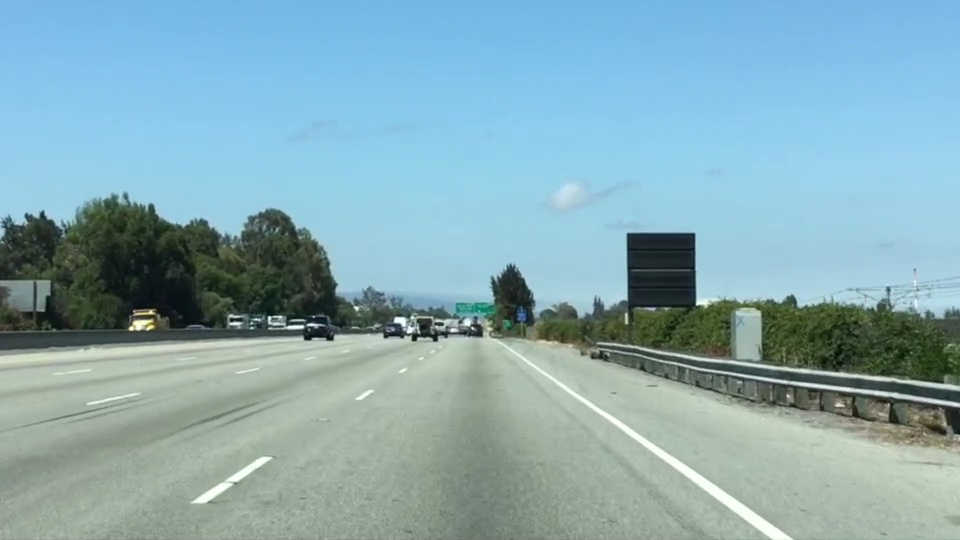
#> input picture data/image_lane_c.jpg, 960 x 540 px, given in place of test5.mp4, which was not available
$ jupyter execute --allow-errors '2_1_Detección_de_Carriles_Equipo14.ipynb'   (text cells are left out)
#> lines starting #> are read from the running program, lines starting #| are printed output that depends on the picture; after the words box and inside, x2 and y2 are one past the last pixel; in counts of white or black regions, pixels touching at a corner belong together; pictures that were not available may be replaced by others from this repository, and a replacement may not be noted
[cell 1]
import numpy as np
import cv2

[cell 2]
size=(1000,500) # Tamaño de los frames
file="test5.mp4" # Nombre del video a ejecutar

[cell 3]
cap = cv2.VideoCapture(file) #Captura de video.
ret, frame = cap.read()
#> frame is the input picture: shape (540, 960, 3); mean B, G, R 179.2, 171.1, 135.5
img=cv2.resize(frame,(size), interpolation = cv2.INTER_AREA)
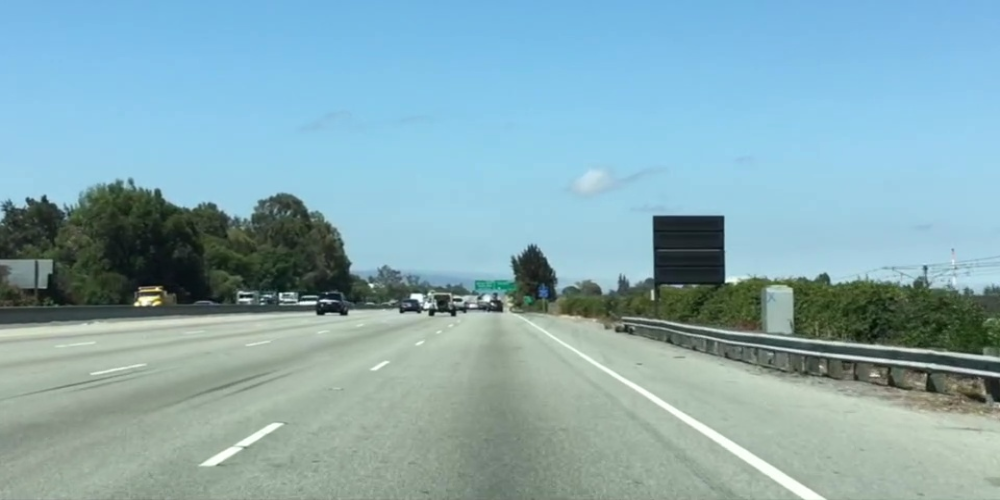
#> img: shape (500, 1000, 3); mean B, G, R 179.1, 171.1, 135.4

xx=[] # Lista para guardar las coordenadas en x
yy=[] # Lista para guardar las coordienadas en y

# Funcion para dibujar circulos de radio 10 en la imagen para indicar los limites.
def draw_circle(event,x,y,flags,param):
    if event == cv2.EVENT_LBUTTONDBLCLK:
        cv2.circle(img,(x,y),10,(255,0,0),-1)
        xx.append(x)
        yy.append(y)

cv2.namedWindow('Selecciona los 4 puntos de la ROI con doble click y después presiona la tecla ESC.')
cv2.setMouseCallback('Selecciona los 4 puntos de la ROI con doble click y después presiona la tecla ESC.',draw_circle)
while(1):
    cv2.imshow('Selecciona los 4 puntos de la ROI con doble click y después presiona la tecla ESC.',img)
    if cv2.waitKey(20) & 0xFF == 27:
#> (key Esc is pressed here)
#> `img_grey = cv2.cvtColor(img_bgr, cv2.COLOR_BGR2GRAY)`:
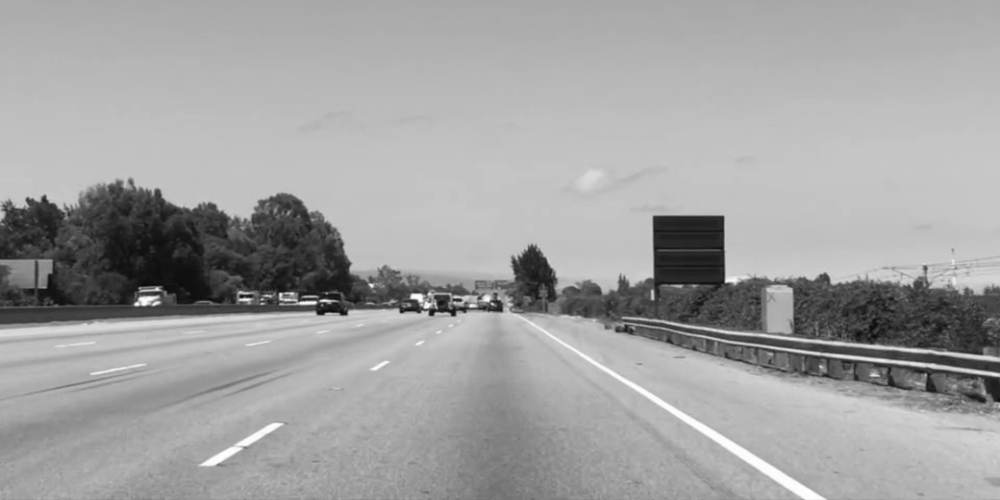
#> img_grey: shape (500, 1000); min 8, max 254, mean 161.3
#> `img_canny = cv2.Canny(img_blur, 40, 120)`:
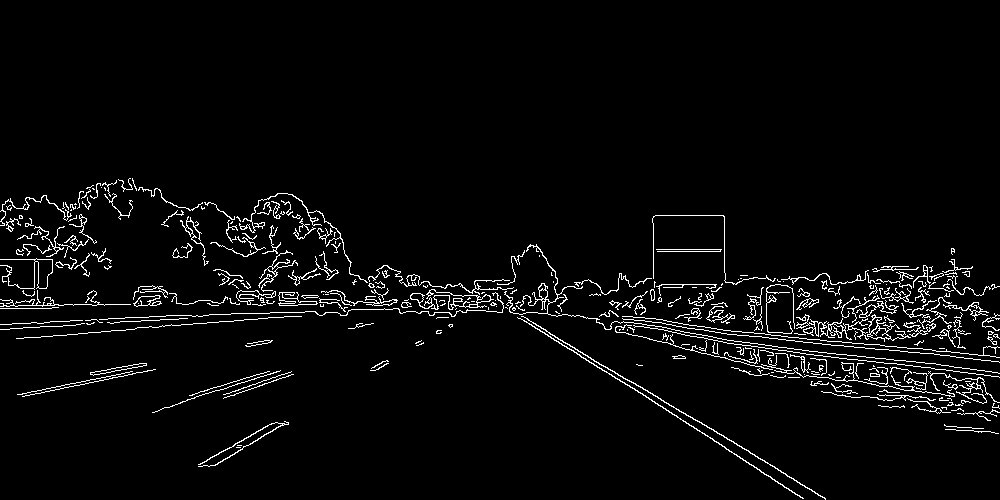
#> img_canny: shape (500, 1000); 3.6% white in thin lines or dots, all inside (x1, y1, x2, y2) = (0, 178, 1000, 500)
        break
cv2.destroyAllWindows()

[cell 4]
cap = cv2.VideoCapture(file)
#> (the rest of this cell did not finish here and is left out)
